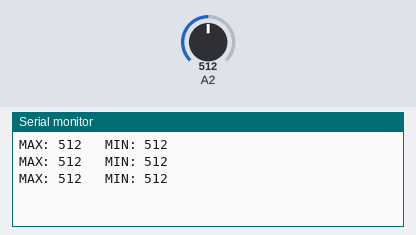
Recording of a sketch running on a simulated Arduino Uno, built with avr-gcc and run on an emulated ATmega328P. On the bench: the last lines printed to the serial monitor. The test bench sets the inputs (shaded band); at power-on: A2 = 512.

Above: at 1.3 s.
1.4 s: A2 set to 716
At 1.9 s:
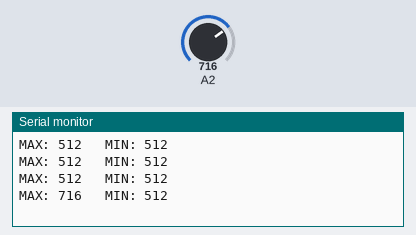
2.9 s: A2 set to 900
At 3.4 s:
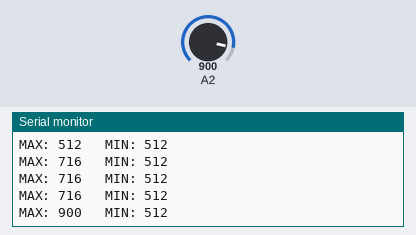
Timing chart, 0 to 5.9 s (numbered marks = the images above; inputs shaded):
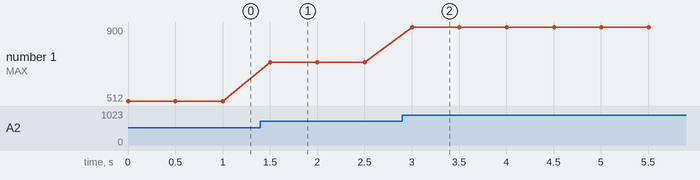

The sketch:

LightTest.ino
```cpp
int raw;
int minimum = 1023;
int maximum;
void setup() {
  Serial.begin(9600);
}

void loop() {
  raw = analogRead(A2);
  if (raw > maximum) {
    maximum = raw;
  }
  if (raw < minimum) {
    minimum = raw;
  }
  Serial.print("MAX: ");
  Serial.print(maximum);
  Serial.print("   MIN: ");
  Serial.println(minimum);
  delay(500);
}
```

Measured:
- after the input at 1.4 s, the serial monitor: prints a new line after 0.10 s (image 1)
- after the input at 2.9 s, the serial monitor: prints a new line after 0.10 s (image 2)
- plotted number 1: 512 → 716 after the input at 1.4 s, 716 → 900 after the input at 2.9 s
